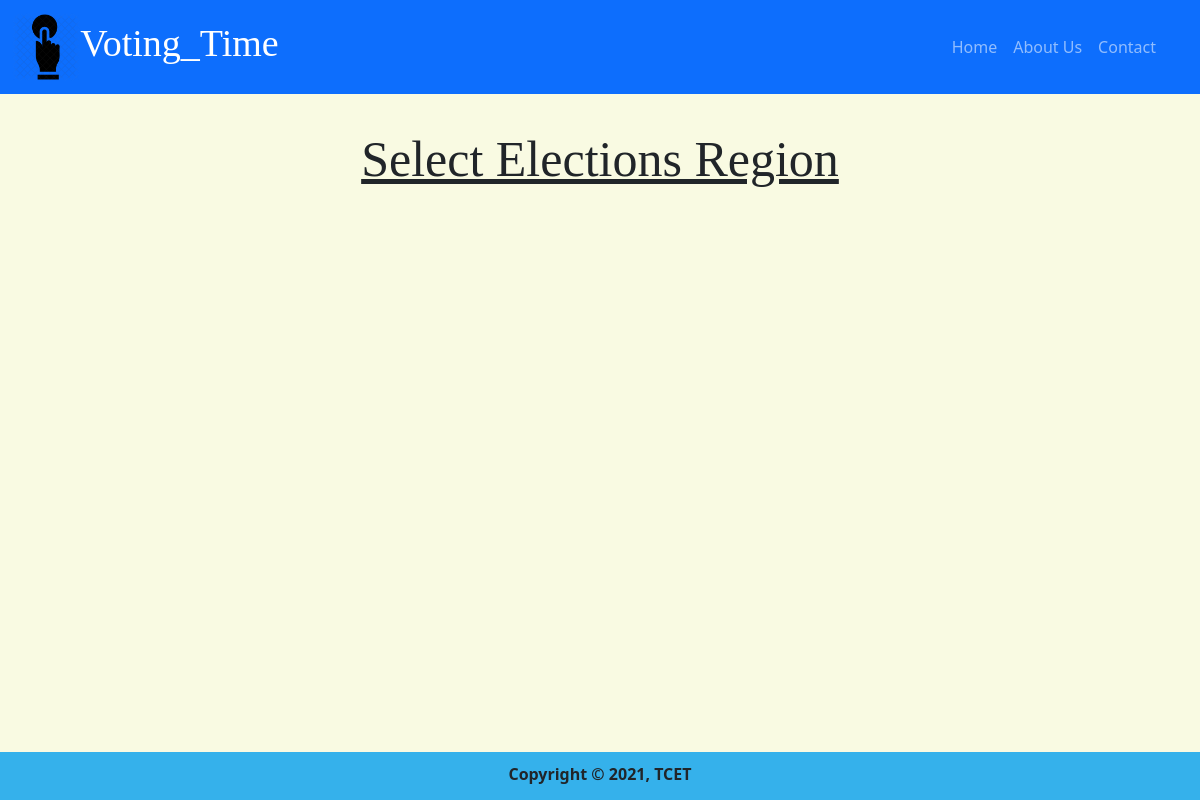
Before: /voteSelection with the older database file.
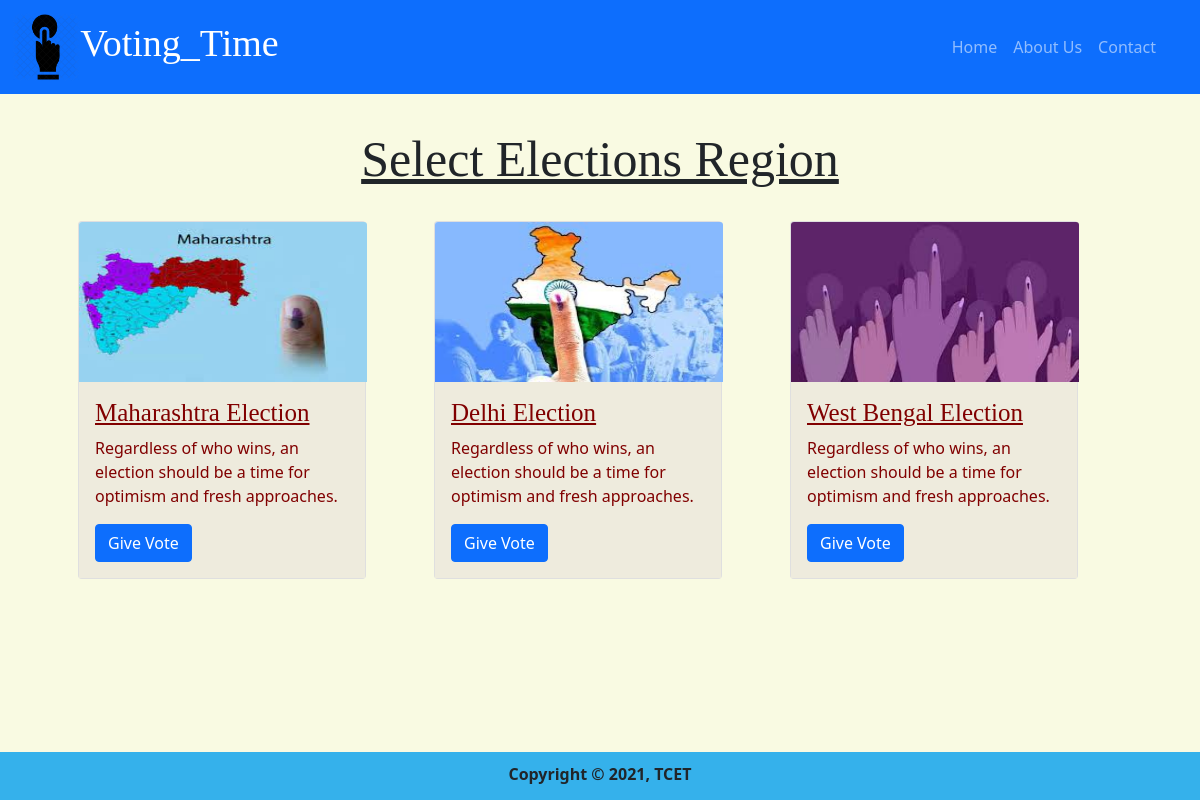
After: the same page with the newer database file.
### home/models.py (models this page shows, shortened)
class ElectionList(models.Model):
    election_name = models.CharField(max_length=122)
    election_date = models.DateField()
    filename = models.CharField(max_length=122)
    election_img = models.ImageField(upload_to='electionimg')
    upload_file = models.FileField(upload_to='files')

### home/views.py (the view)
# urls.py: path('voteSelection', views.voteSelection, name="voteSelection"),
def voteSelection(request):
    data = ElectionList.objects.all();
    today_date = datetime.date.today();
    context ={
        "election_details" : data ,
        "today" : today_date
    }
    return render(request, 'voteSelection.html', context)

### templates/voteSelection.html (shortened to what this page needs)
{% extends 'base.html' %}
{% block body %}
<div class="container">
    <div class="m-4 select_head" id="select_head">
        <span >Select Elections Region</span>
    </div>
    <form method="POST" action="voterInput">
        <div class="row m-4">
            {% for election in election_details %}
                {% if election.election_date >= today %}
                <div class="col-4 mb-3">
                    <div class="card" style="width: 18rem;">
                        <img src="{{election.election_img.url}}" style="width: 18rem; height: 10rem" class="card-img-top" alt="{{election.election_img.name}}">
                        <div class="card-body">
                            <h5 class="card-title elstate">{{election.election_name}}</h5>
                            <p class="card-text">Regardless of who wins, an election should be a time for optimism and fresh approaches.</p>
                            <button class="btn btn-primary" type="submit" value="{{ election.election_name }}" name="election-name">Give Vote</button>
                        </div>
                    </div>
                </div>
                {% endif %}
            {% endfor %}
        </div>
    </form>
</div>
{% endblock body %}

### templates/base.html (shortened to what this page needs)
<!doctype html>
<html lang="en">
  <head>
    <link href="https://cdn.jsdelivr.net/npm/bootstrap@5.0.0-beta3/dist/css/bootstrap.min.css" rel="stylesheet">
    <link rel="stylesheet" href="https://use.fontawesome.com/releases/v5.14.0/css/all.css">
    <link rel="stylesheet" href="/static/css/stylesheet.css">
  </head>
  <body>
    <div id="page-container">
      <nav class="navbar fixed-top navbar-expand-lg navbar-dark bg-primary">
          <div class="container-fluid">
              <a class="navbar-brand" href="home"><img src="/static/images/vote1.webp" alt="Voting_Symbol" id='voting_symbol'>Voting_Time</a>
              <div class="collapse navbar-collapse" id="navbarNavAltMarkup">
                  <div class="navbar-nav ms-auto me-4">
                      <a class="nav-link {{ home }}" aria-current="page" href="home">Home</a>
                      <a class="nav-link {{ about }}" href="about">About Us</a>
                      <a class="nav-link {{ contact }}" href="contact">Contact</a>
                  </div>
              </div>
          </div>
      </nav>
      {% block body %}{% endblock body %}
      <div id="footer">
        Copyright &copy; 2021, TCET
      </div>
    </div>
  </body>
</html>

### static/css/stylesheet.css (style rules this page uses)
body { background-color: #f9fae2; }
#voting_symbol { width: 15%; }
.navbar-brand { font-size: 38px; font-family: Georgia, 'Times New Roman', Times, serif; }
#page-container { position: relative; padding-top: 97.81px; padding-bottom: 3rem; min-height: 100vh; }
#footer { position: absolute; bottom: 0; left: 0; width: 100%; padding: 10px; height: 3rem; text-align: center; background-color: #35b1eb; font-weight: bold; }
.card-body { background-color: #eeebdd; color: #810000; }
.card-text { font-family: 'Segoe UI', Tahoma, Geneva, Verdana, sans-serif; }
.select_head { font-size: 50px; font-family: Georgia, 'Times New Roman', Times, serif; text-decoration: underline; text-align: center; }
.elstate { font-family: 'Times New Roman', Times, serif; font-size: 25px; text-decoration: underline; }

Changed rows visible on the page:
added ElectionList: election_img (picture), election_name "Maharashtra Election"
added ElectionList: election_img (picture), election_name "Delhi Election"
added ElectionList: election_img (picture), election_name "West Bengal Election"
